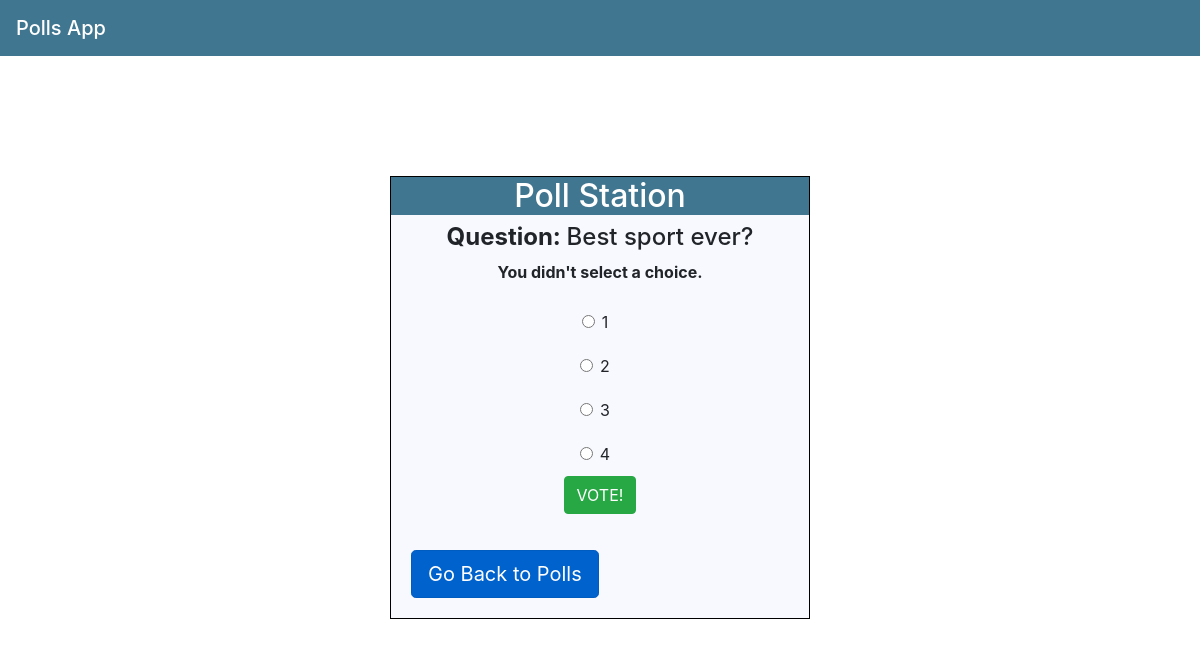
Page /polls/75/vote/ on the committed database.
### polls/models.py (models this page shows, shortened)
class Question(models.Model):
    question_text = models.CharField(max_length=200)
    pub_date = models.DateTimeField('date published')

class Choice(models.Model):
    question = models.ForeignKey(Question, on_delete=models.CASCADE)
    choice_text = models.CharField(max_length=200)
    votes = models.IntegerField(default=0)

### polls/views.py (the view)
# urls.py: path('<int:question_id>/vote/', views.vote, name='vote'),
def vote(request, question_id):
    question = get_object_or_404(Question, pk=question_id)
    try:
        selected_choice = question.choice_set.get(pk=request.POST['choice'])
    except (KeyError, Choice.DoesNotExist):
        return render(request, 'polls/detail.html', {
            'question': question,
            'error_message': "You didn't select a choice.",
        })
    else:
        selected_choice.votes += 1
        selected_choice.save()
        return HttpResponseRedirect(reverse('polls:results', args=(question.id,)))

### polls/templates/polls/detail.html (shortened to what this page needs)
{% extends 'polls/base.html' %}
{% block content %}
    <div class = "detailsContainer">
        <div class="detailsFormVoteContainer">
            <h2 class="detailTitle">Poll Station</h2>
            <h4><b>Question: </b>{{ question.question_text }}</h4>
            {% if error_message %}<p><strong>{{ error_message }}</strong></p>{% endif %}
            <form action="{% url 'polls:vote' question.id %}" method="post">
            {% for choice in question.choice_set.all %}
                <div class="form-check choice">
                    <input class="form-check-input" type="radio" name="choice" id="choice{{ forloop.counter }}" value="{{ choice.id }}">
                    <label class="form-check-label" for="choice{{ forloop.counter }}">{{ choice.choice_text }}</label><br>
                </div>
            {% endfor %}
                <button type="submit" class="btn btn-success voteButton">VOTE!</button>
            </form>
            <a class="btn btn-primary btn-lg active pollsButton" href="{% url 'polls:index'%}">Go Back to Polls</a>
        </div>
    </div>
{% endblock %}

### polls/static/polls/style.css (style rules this page uses)
.detailsFormVoteContainer { text-align: center; display:flex; flex-direction: column; width: 35%; margin: auto; margin-top: 10%; border: 1px black solid; background: #F8F8FF; }
.detailTitle { background-color: #417690; color: white; }
.pollsButton { margin: 20px; align-self: flex-start; }
.choice { padding: 10px; }
.voteButton { padding: 20px; }

### rows in the picture
Question: question_text "Best sport ever?"
Choice: choice_text "1"
Choice: choice_text "2"
Choice: choice_text "3"
Choice: choice_text "4"

### other values in the picture
{{ error_message }} "You didn't select a choice."
